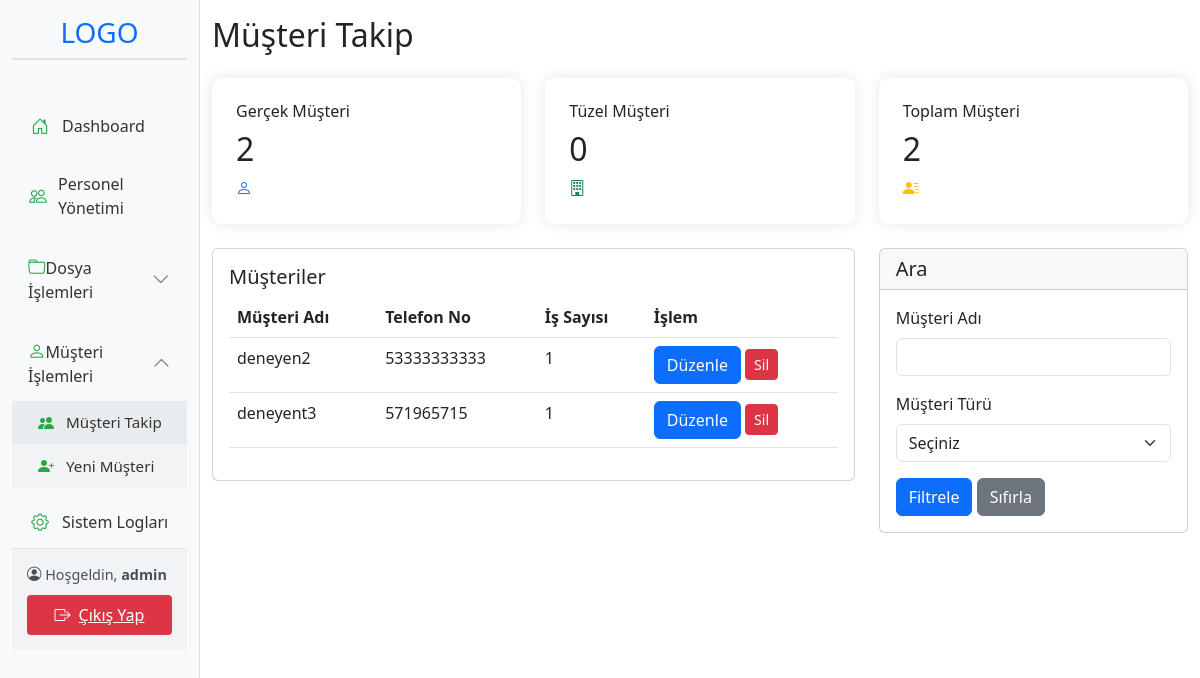
The app's page /musteri_takip.php (signed in) with its own data.
### tables this page shows
CREATE TABLE `musteriler` (
  `musteri_id` int(11) NOT NULL,
  `musteri_turu` enum('Gerçek Kişi','Tüzel kişi') NOT NULL,
  `musteri_adi` varchar(100) NOT NULL,
  `tc_kimlik_no` char(11) DEFAULT NULL,
  `telefon` varchar(15) NOT NULL,
  `email` varchar(100) DEFAULT NULL,
  `fatura_adresi` text NOT NULL,
  `firma_adi` varchar(100) DEFAULT NULL,
  `vergi_dairesi` varchar(100) DEFAULT NULL,
  `vergi_no` varchar(20) DEFAULT NULL
);

### musteri_takip.php (the view, shortened to what this page needs)
<?php
$database = new Database();
$db = $database->getConnection();
$where = "1=1";
$params = array();
$query = "SELECT * FROM musteriler m WHERE $where ORDER BY m.musteri_adi ASC";
$stmt = $db->prepare($query);
$stmt->execute($params);
$musteriler = $stmt->fetchAll(PDO::FETCH_ASSOC);
$gercek_musteri_count = count(array_filter($musteriler, function($m) { return $m['musteri_turu'] == 'Gerçek Kişi'; }));
$tuzel_musteri_count = count(array_filter($musteriler, function($m) { return $m['musteri_turu'] == 'Tüzel kişi'; }));
$toplam_musteri_count = count($musteriler);
?>
<!DOCTYPE html>
<html lang="tr">
<head>
    <link href="https://cdn.jsdelivr.net/npm/bootstrap@5.3.0/dist/css/bootstrap.min.css" rel="stylesheet">
    <link href="https://cdn.jsdelivr.net/npm/bootstrap-icons@1.11.0/font/bootstrap-icons.css" rel="stylesheet">
</head>
<body>
    <div class="container-fluid">
        <div class="row">
            <?php include 'sidebar.php'; ?>
            <div class="col-md-10 py-3">
                <h2 class="mb-4">Müşteri Takip</h2>
                <div class="row mb-4">
                    <div class="col-md-4">
                        <div class="stats-card bg-white">
                            <h6>Gerçek Müşteri</h6>
                            <h2><?php echo $gercek_musteri_count; ?></h2>
                            <i class="bi bi-person text-primary"></i>
                        </div>
                    </div>
                    <div class="col-md-4">
                        <div class="stats-card bg-white">
                            <h6>Tüzel Müşteri</h6>
                            <h2><?php echo $tuzel_musteri_count; ?></h2>
                            <i class="bi bi-building text-success"></i>
                        </div>
                    </div>
                    <div class="col-md-4">
                        <div class="stats-card bg-white">
                            <h6>Toplam Müşteri</h6>
                            <h2><?php echo $toplam_musteri_count; ?></h2>
                            <i class="bi bi-person-lines-fill text-warning"></i>
                        </div>
                    </div>
                </div>
                <div class="row">
                    <div class="col-md-8">
                        <div class="card">
                            <div class="card-body">
                                <h5 class="card-title">Müşteriler</h5>
                                <div class="table-responsive">
                                    <table class="table table-hover">
                                        <thead>
                                            <tr>
                                                <th>Müşteri Adı</th>
                                                <th>Telefon No</th>
                                                <th>İş Sayısı</th>
                                                <th>İşlem</th>
                                            </tr>
                                        </thead>
                                        <tbody>
                                            <?php foreach ($musteriler as $musteri): ?>
                                            <tr>
                                                <td><?php echo htmlspecialchars($musteri['musteri_adi']); ?></td>
                                                <td><?php echo htmlspecialchars($musteri['telefon']); ?></td>
                                                <td>1</td>
                                                <td>
                                                <button class="btn btn-primary" onclick="openEditModal(<?php echo $musteri['musteri_id']; ?>)">Düzenle</button>
                                                <button class="btn btn-sm btn-danger" onclick="deleteCustomer(<?php echo $musteri['musteri_id']; ?>)">Sil</button>
                                                </td>
                                            </tr>
                                            <?php endforeach; ?>
                                        </tbody>
                                    </table>
                                </div>
                            </div>
                        </div>
                    </div>
                    <div class="col-md-4">
                        <div class="card">
                            <div class="card-header">
                                <h5 class="card-title mb-0">Ara</h5>
                            </div>
                            <div class="card-body">
                                <form method="GET" class="row g-3">
                                    <div class="col-md-12">
                                        <label class="form-label">Müşteri Adı</label>
                                        <input type="text" name="musteri_adi" class="form-control" value="<?php echo $_GET['musteri_adi'] ?? ''; ?>">
                                    </div>
                                    <div class="col-md-12">
                                        <label class="form-label">Müşteri Türü</label>
                                        <select name="musteri_turu" class="form-select">
                                            <option value="">Seçiniz</option>
                                        </select>
                                    </div>
                                    <div class="col-12">
                                        <button type="submit" class="btn btn-primary">Filtrele</button>
                                        <a href="musteri_takip.php" class="btn btn-secondary">Sıfırla</a>
                                    </div>
                                </form>
                            </div>
                        </div>
                    </div>
                </div>
            </div>
        </div>
    </div>
</body>
</html>

### musteri_takip.php (style rules this page uses)
.stats-card { border-radius: 10px; padding: 1.5rem; box-shadow: 0 0 15px rgba(0,0,0,0.1); }

### records on screen
musteriler: musteri_adi "deneyen2", telefon "53333333333"
musteriler: musteri_adi "deneyent3", telefon "571965715"

### other values on screen
$kullanici_adi "admin"
$gercek_musteri_count "2"
$tuzel_musteri_count "0"
$toplam_musteri_count "2"
